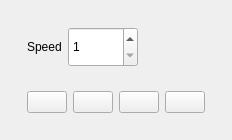
           <widget class="QStackedWidget" name="stackedWidget_2">
            <property name="enabled">
             <bool>true</bool>
            </property>
            <property name="currentIndex">
             <number>0</number>
            </property>
            <widget class="QWidget" name="buttonPages">
             <layout class="QVBoxLayout" name="verticalLayout_12">
              <item alignment="Qt::AlignTop">
               <widget class="QWidget" name="widget_8" native="true">
                <layout class="QVBoxLayout" name="verticalLayout_15">
                 <item alignment="Qt::AlignLeft">
                  <widget class="QWidget" name="widget_9" native="true">
                   <layout class="QHBoxLayout" name="horizontalLayout_7">
                    <item>
                     <widget class="QLabel" name="label_5">
                      <property name="text">
                       <string>Speed</string>
                      </property>
                     </widget>
                    </item>
                    <item>
                     <widget class="QSpinBox" name="speedSelector">
                      <property name="sizePolicy">
                       <sizepolicy hsizetype="Minimum" vsizetype="Minimum">
                        <horstretch>0</horstretch>
                        <verstretch>0</verstretch>
                       </sizepolicy>
                      </property>
                      <property name="minimumSize">
                       <size>
                        <width>70</width>
                        <height>40</height>
                       </size>
                      </property>
                      <property name="maximumSize">
                       <size>
                        <width>60</width>
                        <height>16777215</height>
                       </size>
                      </property>
                      <property name="minimum">
                       <number>1</number>
                      </property>
                      <property name="maximum">
                       <number>10</number>
                      </property>
                     </widget>
                    </item>
                   </layout>
                  </widget>
                 </item>
                 <item alignment="Qt::AlignLeft">
                  <widget class="QWidget" name="widget_10" native="true">
                   <layout class="QHBoxLayout" name="horizontalLayout_9">
                    <item>
                     <widget class="QPushButton" name="backwardBtn">
                      <property name="text">
                       <string/>
                      </property>
                      <property name="icon">
                       <iconset resource="../../resources/resources.qrc">
                        <normaloff>:/resources/icons/arrow-left-circle.svg</normaloff>:/resources/icons/arrow-left-circle.svg</iconset>
                      </property>
                      <property name="iconSize">
                       <size>
                        <width>24</width>
                        <height>24</height>
                       </size>
                      </property>
                     </widget>
                    </item>
                    <item>
                     <widget class="QPushButton" name="stopBtn">
                      <property name="text">
                       <string/>
                      </property>
                      <property name="icon">
                       <iconset resource="../../resources/resources.qrc">
                        <normaloff>:/resources/icons/stop-circle.svg</normaloff>:/resources/icons/stop-circle.svg</iconset>
                      </property>
                      <property name="iconSize">
                       <size>
                        <width>24</width>
                        <height>24</height>
                       </size>
                      </property>
                     </widget>
                    </item>
                    <item>
                     <widget class="QPushButton" name="playBtn">
                      <property name="text">
                       <string/>
                      </property>
                      <property name="icon">
                       <iconset resource="../../resources/resources.qrc">
                        <normaloff>:/resources/icons/play-circle.svg</normaloff>:/resources/icons/play-circle.svg</iconset>
                      </property>
                      <property name="iconSize">
                       <size>
                        <width>24</width>
                        <height>24</height>
                       </size>
                      </property>
                     </widget>
                    </item>
                    <item>
                     <widget class="QPushButton" name="forwardBtn">
                      <property name="text">
                       <string/>
                      </property>
                      <property name="icon">
                       <iconset resource="../../resources/resources.qrc">
                        <normaloff>:/resources/icons/arrow-right-circle.svg</normaloff>:/resources/icons/arrow-right-circle.svg</iconset>
                      </property>
                      <property name="iconSize">
                       <size>
                        <width>24</width>
                        <height>24</height>
                       </size>
                      </property>
                     </widget>
                    </item>
                   </layout>
                  </widget>
                 </item>
                </layout>
               </widget>
              </item>
             </layout>
            </widget>
            <widget class="QWidget" name="page_2"/>
           </widget>
